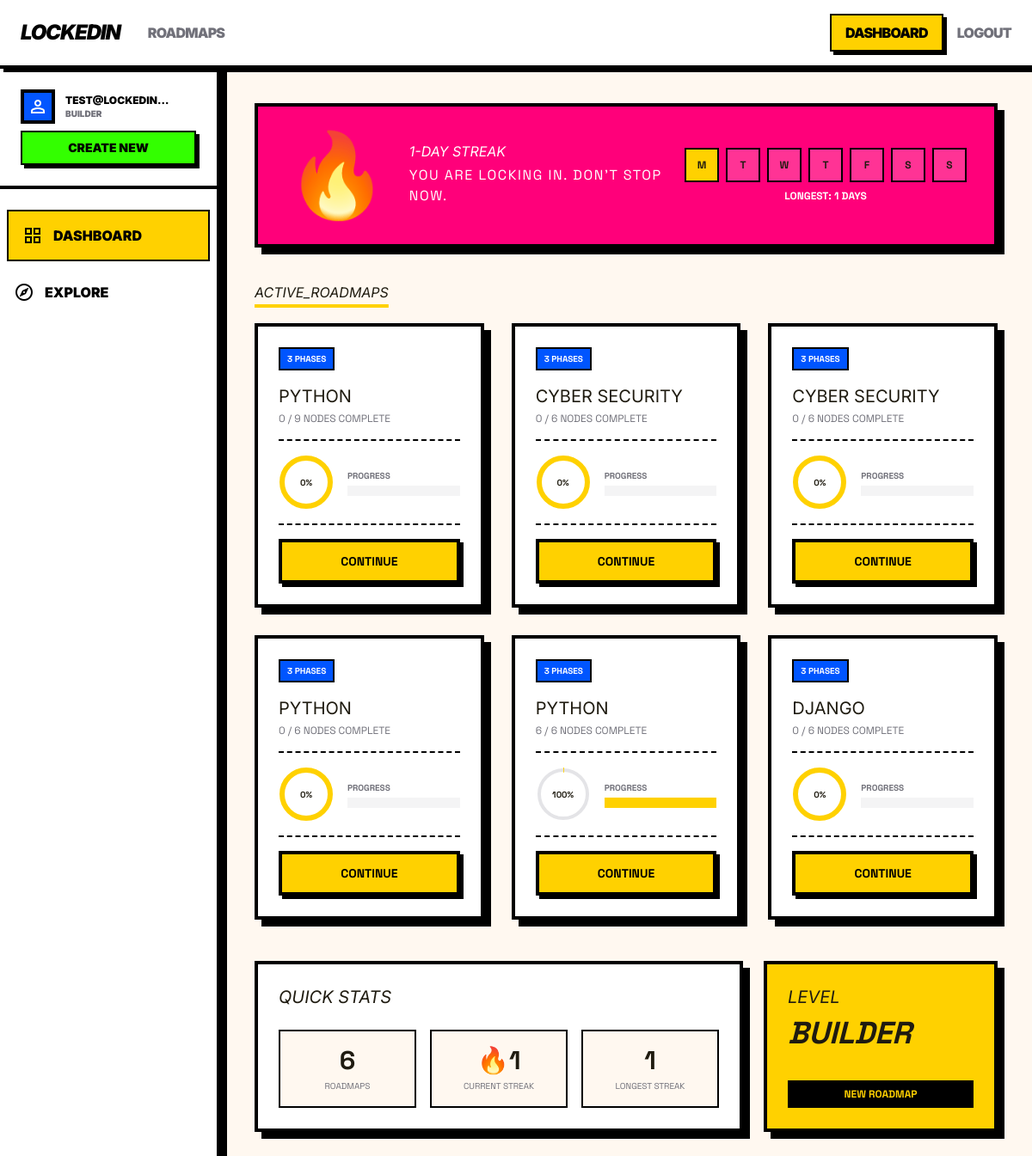
The page /dashboard/ (signed in) on the database its author committed.
### core/models.py (models this page shows, shortened)
class Streak(models.Model):
    user = models.OneToOneField(
        settings.AUTH_USER_MODEL,
        on_delete=models.CASCADE,
        related_name="streak",
        primary_key=True,
    )
    current_streak = models.PositiveIntegerField(default=0)
    longest_streak = models.PositiveIntegerField(default=0)
    last_active_date = models.DateField(null=True, blank=True)

class Roadmap(models.Model):
    id = models.UUIDField(primary_key=True, default=uuid.uuid4, editable=False)
    user = models.ForeignKey(
        settings.AUTH_USER_MODEL,
        on_delete=models.CASCADE,
        related_name="roadmaps",
        null=True,
        blank=True,  # null for guest-previewed roadmaps before signup
    )
    skill_name = models.CharField(max_length=255)
    phases = models.JSONField(
        help_text="Full roadmap JSON: list of phases with nodes and projects."
    )
    overview = models.TextField(
        blank=True, default="",
        help_text="AI-generated overview/summary of the roadmap.",
    )
    estimated_duration = models.CharField(
        max_length=100, blank=True, default="",
        help_text="Estimated total duration (e.g. '6-8 weeks').",
    )
    user_input = models.TextField(
        blank=True, default="",
        help_text="Original conversational input from the user.",
    )
    created_at = models.DateTimeField(auto_now_add=True)
    class Meta:
        ordering = ["-created_at"]
    @property
    def total_nodes(self):
        count = 0
        for phase in self.phases:
            count += len(phase.get("nodes", []))
        return count
    @property
    def completion_percentage(self):
        total = self.total_nodes
        if total == 0:
            return 0
        return int((self.node_progress.filter(completed=True).count() / total) * 100)

### core/views.py (the view)
# urls.py: path("dashboard/", views.dashboard_view, name="dashboard"),
@login_required
def dashboard_view(request):
    roadmaps = Roadmap.objects.filter(user=request.user)
    streak, _ = Streak.objects.get_or_create(user=request.user)
    roadmap_cards = []
    for rm in roadmaps:
        roadmap_cards.append({
            "roadmap": rm,
            "completion_pct": rm.completion_percentage,
            "total_nodes": rm.total_nodes,
            "completed_count": rm.node_progress.filter(completed=True).count(),
        })
    return render(request, "user_dashboard.html", {
        "roadmap_cards": roadmap_cards,
        "streak": streak,
    })

### templates/user_dashboard.html (shortened to what this page needs)
{% extends 'base.html' %}
{% block content %}
<div class="flex">
    <aside class="hidden md:flex flex-col fixed left-0 top-20 h-[calc(100vh-5rem)] z-40 bg-[#FFFFFF] dark:bg-zinc-900 border-r-4 border-black w-64 shadow-[8px_0px_0px_0px_#000000] font-['Inter'] font-black uppercase">
        <div class="p-6 border-b-4 border-black">
            <div class="flex items-center gap-3 mb-2">
                <div class="w-10 h-10 neo-border bg-secondary-container flex items-center justify-center overflow-hidden">
                    <span class="material-symbols-outlined text-white">person</span>
                </div>
                <div>
                    <div class="text-xs text-black">{{ user.username|truncatechars:14 }}</div>
                    <div class="text-[10px] text-zinc-500">BUILDER</div>
                </div>
            </div>
            <a href="{% url 'landing' %}" class="w-full bg-[#33FF00] neo-border-sm py-2 text-sm neo-shadow-sm hover:translate-x-[1px] hover:translate-y-[1px] hover:shadow-none transition-all active:scale-95 block text-center no-underline text-black">CREATE NEW</a>
        </div>
        <nav class="flex-1 py-4">
            <a class="bg-[#FFD100] text-black border-2 border-black m-2 flex items-center gap-3 p-4 no-underline" href="{% url 'dashboard' %}">
                <span class="material-symbols-outlined">grid_view</span> DASHBOARD
            </a>
            <a class="text-black dark:text-white flex items-center gap-3 p-4 hover:bg-[#33FF00] hover:text-black transition-colors no-underline" href="{% url 'landing' %}">
                <span class="material-symbols-outlined">explore</span> EXPLORE
            </a>
        </nav>
    </aside>
    <main class="md:ml-64 p-6 md:p-10 min-h-screen flex-1">
        <section class="mb-10 w-full bg-[#FF007A] neo-border p-6 md:p-8 flex flex-col md:flex-row items-center justify-between gap-6 neo-shadow">
            <div class="flex items-center gap-6">
                <div class="text-6xl md:text-8xl animate-pulse">🔥</div>
                <div>
                    <h1 class="font-headline-lg text-white uppercase italic leading-none m-0">
                        {% if streak.current_streak > 0 %}
                            {{ streak.current_streak }}-DAY STREAK
                        {% else %}
                            START YOUR STREAK
                        {% endif %}
                    </h1>
                    <p class="font-label-mono text-white mt-2 tracking-widest">
                        {% if streak.current_streak > 0 %}
                            YOU ARE LOCKING IN. DON'T STOP NOW.
                        {% else %}
                            COMPLETE A NODE TODAY TO BEGIN.
                        {% endif %}
                    </p>
                </div>
            </div>
            <div class="flex flex-col items-center gap-2">
                <div class="flex gap-2">
                    {% with "MTWTFSS" as days %}
                    {% for day in days %}
                    <div class="w-10 h-10 {% if forloop.counter <= streak.current_streak %}bg-[#FFD100]{% else %}bg-white/20{% endif %} neo-border-sm flex items-center justify-center font-black text-xs">{{ day }}</div>
                    {% endfor %}
                    {% endwith %}
                </div>
                <span class="text-xs text-white font-bold uppercase">
                    LONGEST: {{ streak.longest_streak }} DAYS
                </span>
            </div>
        </section>
        <div class="flex items-center justify-between mb-6">
            <h2 class="font-headline-md uppercase italic underline decoration-4 decoration-[#FFD100] underline-offset-8">ACTIVE_ROADMAPS</h2>
        </div>
        <div class="grid grid-cols-1 md:grid-cols-2 lg:grid-cols-3 gap-8">
            {% for card in roadmap_cards %}
            <div class="bg-white neo-border p-6 neo-shadow flex flex-col gap-4">
                <div class="flex justify-between items-start">
                    <span class="bg-[#0055FF] text-white px-2 py-1 text-[10px] font-black uppercase neo-border-sm border-2">
                        {{ card.roadmap.phases|length }} PHASES
                    </span>
                </div>
                <div>
                    <h3 class="font-headline-md text-xl uppercase mb-1">{{ card.roadmap.skill_name }}</h3>
                    <p class="text-xs text-zinc-500 font-label-mono mb-4">
                        {{ card.completed_count }} / {{ card.total_nodes }} NODES COMPLETE
                    </p>
                    <div class="flex items-center gap-4 py-4 border-y-2 border-black border-dashed">
                        <div class="relative w-16 h-16 flex items-center justify-center">
                            <svg class="w-full h-full -rotate-90">
                                <circle class="text-zinc-200" cx="32" cy="32" fill="transparent" r="28" stroke="currentColor" stroke-width="4"></circle>
                                <circle class="text-[#FFD100]" cx="32" cy="32" fill="transparent" r="28" stroke="currentColor"
                                        stroke-dasharray="175.9"
                                        stroke-dashoffset="{{ card.completion_pct|floatformat:0 }}"
                                        stroke-width="6"
                                        style="stroke-dashoffset: {% widthratio card.completion_pct 100 175 %}"></circle>
                            </svg>
                            <span class="absolute text-[10px] font-black">{{ card.completion_pct }}%</span>
                        </div>
                        <div class="flex-1">
                            <div class="text-[10px] font-black uppercase text-zinc-500">PROGRESS</div>
                            <div class="w-full bg-zinc-100 h-3 mt-1">
                                <div class="bg-[#FFD100] h-full transition-all" style="width: {{ card.completion_pct }}%"></div>
                            </div>
                        </div>
                    </div>
                </div>
                <a href="{% url 'roadmap_detail' roadmap_id=card.roadmap.id %}" class="w-full bg-[#FFD100] neo-border py-3 font-black uppercase text-sm neo-shadow-sm hover:translate-x-[2px] hover:translate-y-[2px] hover:shadow-none transition-all block text-center no-underline text-black">CONTINUE</a>
            </div>
            {% endfor %}
        </div>
        <div class="mt-12 grid grid-cols-1 md:grid-cols-12 gap-6 pb-24">
            <div class="md:col-span-8 bg-white neo-border p-6 neo-shadow">
                <h3 class="font-headline-md text-xl uppercase italic mb-6">QUICK STATS</h3>
                <div class="grid grid-cols-3 gap-4">
                    <div class="bg-surface-bright neo-border-sm p-4 text-center">
                        <div class="text-3xl font-black">{{ roadmap_cards|length }}</div>
                        <div class="text-[10px] font-label-mono text-zinc-500 uppercase mt-1">ROADMAPS</div>
                    </div>
                    <div class="bg-surface-bright neo-border-sm p-4 text-center">
                        <div class="text-3xl font-black">🔥{{ streak.current_streak }}</div>
                        <div class="text-[10px] font-label-mono text-zinc-500 uppercase mt-1">CURRENT STREAK</div>
                    </div>
                    <div class="bg-surface-bright neo-border-sm p-4 text-center">
                        <div class="text-3xl font-black">{{ streak.longest_streak }}</div>
                        <div class="text-[10px] font-label-mono text-zinc-500 uppercase mt-1">LONGEST STREAK</div>
                    </div>
                </div>
            </div>
            <div class="md:col-span-4 bg-[#FFD100] neo-border p-6 neo-shadow flex flex-col justify-between">
                <div>
                    <h3 class="font-headline-md text-xl uppercase italic mb-2">LEVEL</h3>
                    <div class="text-4xl font-black italic">BUILDER</div>
                </div>
                <a href="{% url 'landing' %}" class="w-full bg-black text-[#FFD100] py-2 font-black uppercase text-xs hover:translate-x-[2px] hover:translate-y-[2px] transition-all block text-center no-underline mt-4">NEW ROADMAP</a>
            </div>
        </div>
    </main>
</div>
{% endblock %}

### rows shown on the page
Streak: current_streak "1", longest_streak "1"
Roadmap: roadmap.phases|length "3", roadmap.skill_name "PYTHON", completed_count "0", total_nodes "9", completion_pct "0"
Roadmap: roadmap.phases|length "3", roadmap.skill_name "CYBER SECURITY", completed_count "0", total_nodes "6", completion_pct "0"
Roadmap: roadmap.phases|length "3", roadmap.skill_name "CYBER SECURITY", completed_count "0", total_nodes "6", completion_pct "0"
Roadmap: roadmap.phases|length "3", roadmap.skill_name "PYTHON", completed_count "0", total_nodes "6", completion_pct "0"
Roadmap: roadmap.phases|length "3", roadmap.skill_name "PYTHON", completed_count "6", total_nodes "6", completion_pct "100"
Roadmap: roadmap.phases|length "3", roadmap.skill_name "DJANGO", completed_count "0", total_nodes "6", completion_pct "0"

### other values the page prints
{{ user.username|truncatechars:14 }} "TEST@LOCKEDIN…"
{{ day }} "M" "T" "W" "T" "F" "S" "S"
{{ roadmap_cards|length }} "6"
